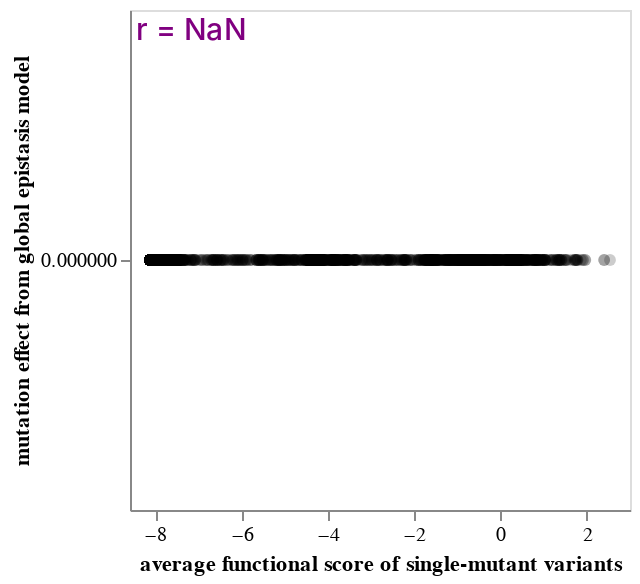

This figure's notebook cell:
### Markdown cell above
Look at correlation between mutation effects estimated from global epistasis model and the average of the functional scores for the single mutants (after applying any clipping).
Ideally, this correlation should be good, especially for mutations with multiple single-mutant variants:

### Code cell
single_muts = (
    func_scores_df.query("n_aa_substitutions == 1")
    .groupby("aa_substitutions", as_index=False)
    .aggregate(
        func_score=pd.NamedAgg("func_score", "mean"),
        n_variants=pd.NamedAgg("barcode", "count"),
    )
    .rename(columns={"aa_substitutions": "mutation"})
    .merge(
        (
            mut_effects.assign(
                mutation=lambda x: x["wildtype"] + x["site"].astype(str) + x["mutant"]
            ).rename(columns={"functional_effect": "mut_effect"})[
                ["mutation", "mut_effect"]
            ]
        ),
        on="mutation",
        how="inner",
        validate="one_to_one",
    )
)

mutation_selection = alt.selection_point(
    on="mouseover",
    empty=False,
    fields=["mutation"],
)

min_n_variants = alt.param(
    value=1,
    bind=alt.binding_range(
        name="only show mutations with >= this many single-mutant variants",
        min=1,
        max=min(5, single_muts["n_variants"].max()),
        step=1,
    ),
)

single_muts_scatter = (
    alt.Chart(single_muts)
    .transform_filter(alt.datum["n_variants"] >= min_n_variants)
    .add_params(mutation_selection, min_n_variants)
    .encode(
        alt.X(
            "func_score",
            title="average functional score of single-mutant variants",
            scale=alt.Scale(nice=False, padding=10),
        ),
        alt.Y(
            "mut_effect",
            title="mutation effect from global epistasis model",
            scale=alt.Scale(nice=False, padding=10),
        ),
        strokeWidth=alt.condition(mutation_selection, alt.value(2), alt.value(0)),
        size=alt.condition(mutation_selection, alt.value(60), alt.value(35)),
        tooltip=[
            "mutation",
            "n_variants",
            alt.Tooltip("func_score", format=".2f"),
            alt.Tooltip("mut_effect", format=".2f"),
        ],
    )
    .mark_circle(fill="black", fillOpacity=0.2, stroke="red")
    .properties(width=250, height=250)
)

single_muts_r = (
    single_muts_scatter.transform_regression("func_score", "mut_effect", params=True)
    .transform_calculate(
        r=alt.expr.if_(
            alt.datum["coef"][1] >= 0,
            alt.expr.sqrt(alt.datum["rSquared"]),
            -alt.expr.sqrt(alt.datum["rSquared"]),
        ),
        label='"r = " + format(datum.r, ".2f")',
    )
    .mark_text(align="left", color="purple", fontWeight=500, opacity=1)
    .encode(
        x=alt.value(3), y=alt.value(10), text=alt.Text("label:N"), size=alt.value(15)
    )
)

single_muts_chart = (single_muts_scatter + single_muts_r).configure_axis(grid=False)

single_muts_chart

### Figure 1 — Vega-Lite specification as saved in the notebook (floating-point values rounded to 4 significant figures; data arrays with more than 128 entries replaced by an {"elided": "..."} marker saying what was removed)
{"config": {"view": {"continuousWidth": 300, "continuousHeight": 300}, "axis": {"grid": false}}, "layer": [{"mark": {"type": "circle", "fill": "black", "fillOpacity": 0.2, "stroke": "red"}, "encoding": {"size": {"condition": {"param": "param_1", "value": 60, "empty": false}, "value": 35}, "strokeWidth": {"condition": {"param": "param_1", "value": 2, "empty": false}, "value": 0}, "tooltip": [{"field": "mutation", "type": "nominal"}, {"field": "n_variants", "type": "quantitative"}, {"field": "func_score", "format": ".2f", "type": "quantitative"}, {"field": "mut_effect", "format": ".2f", "type": "quantitative"}], "x": {"field": "func_score", "scale": {"nice": false, "padding": 10}, "title": "average functional score of single-mutant variants", "type": "quantitative"}, "y": {"field": "mut_effect", "scale": {"nice": false, "padding": 10}, "title": "mutation effect from global epistasis model", "type": "quantitative"}}, "name": "view_1", "transform": [{"filter": "(datum['n_variants'] >= param_2)"}]}, {"mark": {"type": "text", "align": "left", "color": "purple", "fontWeight": 500, "opacity": 1}, "encoding": {"size": {"value": 15}, "strokeWidth": {"condition": {"param": "param_1", "value": 2, "empty": false}, "value": 0}, "text": {"field": "label", "type": "nominal"}, "tooltip": [{"field": "mutation", "type": "nominal"}, {"field": "n_variants", "type": "quantitative"}, {"field": "func_score", "format": ".2f", "type": "quantitative"}, {"field": "mut_effect", "format": ".2f", "type": "quantitative"}], "x": {"value": 3}, "y": {"value": 10}}, "transform": [{"filter": "(datum['n_variants'] >= param_2)"}, {"on": "func_score", "regression": "mut_effect", "params": true}, {"calculate": "if((datum['coef'][1] >= 0),sqrt(datum['rSquared']),(-sqrt(datum['rSquared'])))", "as": "r"}, {"calculate": "\"r = \" + format(datum.r, \".2f\")", "as": "label"}]}], "data": {"name": "data-5dc62207920572fd78ccc0c54986891b"}, "height": 250, "params": [{"name": "param_1", "select": {"type": "point", "fields": ["mutation"], "on": "mouseover"}, "views": ["view_1"]}, {"name": "param_2", "bind": {"input": "range", "max": 5, "min": 1, "name": "only show mutations with >= this many single-mutant variants", "step": 1}, "value": 1}], "width": 250, "$schema": "https://vega.github.io/schema/vega-lite/v5.20.1.json", "datasets": {"data-5dc62207920572fd78ccc0c54986891b": {"elided": "2892 records"}}}
